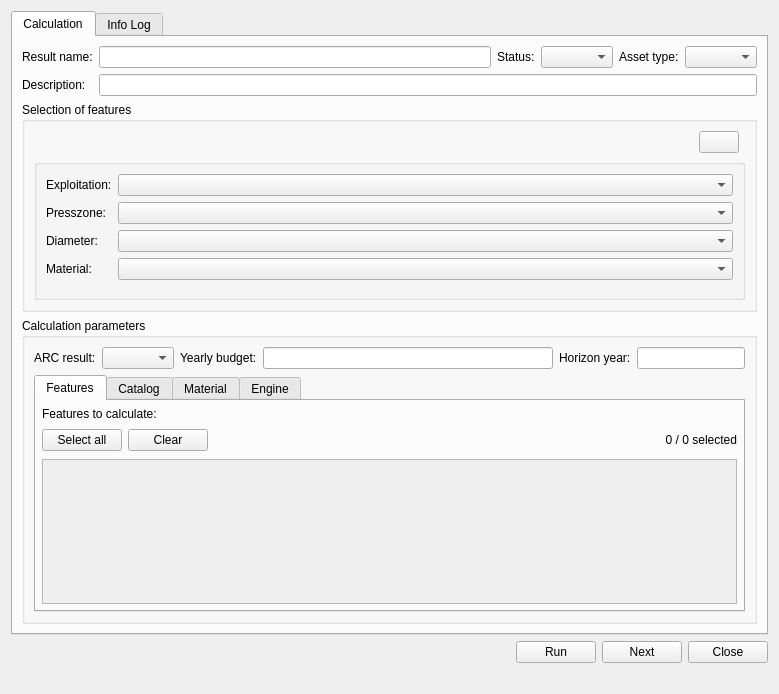
<?xml version="1.0" encoding="UTF-8"?>
<ui version="4.0">
 <class>dlg_priority</class>
 <widget class="QDialog" name="dlg_priority">
  <property name="geometry">
   <rect>
    <x>0</x>
    <y>0</y>
    <width>779</width>
    <height>694</height>
   </rect>
  </property>
  <property name="windowTitle">
   <string>Priority Calculation</string>
  </property>
  <layout class="QGridLayout" name="gridLayout">
   <item row="6" column="1">
    <widget class="QLabel" name="lbl_timer">
     <property name="text">
      <string/>
     </property>
    </widget>
   </item>
   <item row="1" column="1" colspan="2">
    <widget class="QTabWidget" name="mainTab">
     <property name="currentIndex">
      <number>0</number>
     </property>
     <widget class="QWidget" name="tab_calc">
      <attribute name="title">
       <string>Calculation</string>
      </attribute>
      <layout class="QGridLayout" name="gridLayout_6">
       <item row="0" column="0">
        <layout class="QGridLayout" name="gridLayout_5">
         <item row="0" column="1">
          <widget class="QLineEdit" name="txt_result_id"/>
         </item>
         <item row="0" column="0">
          <widget class="QLabel" name="lbl_result_id">
           <property name="sizePolicy">
            <sizepolicy hsizetype="Fixed" vsizetype="Fixed">
             <horstretch>0</horstretch>
             <verstretch>0</verstretch>
            </sizepolicy>
           </property>
           <property name="text">
            <string>Result name:</string>
           </property>
          </widget>
         </item>
         <item row="0" column="2">
          <widget class="QLabel" name="lbl_status">
           <property name="text">
            <string>Status:</string>
           </property>
          </widget>
         </item>
         <item row="1" column="0">
          <widget class="QLabel" name="lbl_descript">
           <property name="sizePolicy">
            <sizepolicy hsizetype="Fixed" vsizetype="Preferred">
             <horstretch>0</horstretch>
             <verstretch>0</verstretch>
            </sizepolicy>
           </property>
           <property name="text">
            <string>Description:</string>
           </property>
          </widget>
         </item>
         <item row="0" column="3">
          <widget class="QComboBox" name="cmb_status"/>
         </item>
         <item row="0" column="4">
          <widget class="QLabel" name="lbl_asset_type">
           <property name="text">
            <string>Asset type:</string>
           </property>
          </widget>
         </item>
         <item row="0" column="5">
          <widget class="QComboBox" name="cmb_asset_type"/>
         </item>
         <item row="1" column="1" colspan="5">
          <widget class="QLineEdit" name="txt_descript">
           <property name="sizePolicy">
            <sizepolicy hsizetype="Expanding" vsizetype="Fixed">
             <horstretch>0</horstretch>
             <verstretch>0</verstretch>
            </sizepolicy>
           </property>
          </widget>
         </item>
        </layout>
       </item>
       <item row="2" column="0">
        <widget class="QGroupBox" name="grb_global">
         <property name="sizePolicy">
          <sizepolicy hsizetype="Preferred" vsizetype="Expanding">
           <horstretch>0</horstretch>
           <verstretch>0</verstretch>
          </sizepolicy>
         </property>
         <property name="title">
          <string>Calculation parameters</string>
         </property>
         <layout class="QGridLayout" name="gridLayout_9">
          <item row="0" column="0">
           <widget class="QLabel" name="lbl_arc_result">
            <property name="text">
             <string>ARC result:</string>
            </property>
           </widget>
          </item>
          <item row="0" column="1">
           <widget class="QComboBox" name="cmb_arc_result">
            <property name="sizePolicy">
             <sizepolicy hsizetype="Preferred" vsizetype="Fixed">
              <horstretch>0</horstretch>
              <verstretch>0</verstretch>
             </sizepolicy>
            </property>
            <property name="maximumSize">
             <size>
              <width>220</width>
              <height>16777215</height>
             </size>
            </property>
           </widget>
          </item>
          <item row="0" column="2">
           <widget class="QLabel" name="lbl_budget">
            <property name="text">
             <string>Yearly budget:</string>
            </property>
           </widget>
          </item>
          <item row="0" column="3">
           <widget class="QLineEdit" name="txt_budget">
            <property name="sizePolicy">
             <sizepolicy hsizetype="Expanding" vsizetype="Fixed">
              <horstretch>1</horstretch>
              <verstretch>0</verstretch>
             </sizepolicy>
            </property>
           </widget>
          </item>
          <item row="0" column="4">
           <widget class="QLabel" name="lbl_year">
            <property name="text">
             <string>Horizon year:</string>
            </property>
           </widget>
          </item>
          <item row="0" column="5">
           <widget class="QLineEdit" name="txt_year"/>
          </item>
          <item row="2" column="0" colspan="6">
           <widget class="QTabWidget" name="tab_widget">
            <property name="sizePolicy">
             <sizepolicy hsizetype="Expanding" vsizetype="Expanding">
              <horstretch>0</horstretch>
              <verstretch>0</verstretch>
             </sizepolicy>
            </property>
            <property name="currentIndex">
             <number>0</number>
            </property>
            <widget class="QWidget" name="tab_features">
             <attribute name="title">
              <string>Features</string>
             </attribute>
             <layout class="QGridLayout" name="gridLayout_features">
              <property name="leftMargin">
               <number>6</number>
              </property>
              <property name="topMargin">
               <number>6</number>
              </property>
              <property name="rightMargin">
               <number>6</number>
              </property>
              <property name="bottomMargin">
               <number>6</number>
              </property>
              <property name="horizontalSpacing">
               <number>6</number>
              </property>
              <property name="verticalSpacing">
               <number>8</number>
              </property>
              <item row="0" column="0" colspan="4">
               <widget class="QLabel" name="lbl_node_types">
                <property name="font">
                 <font>
                  <weight>50</weight>
                  <bold>false</bold>
                 </font>
                </property>
                <property name="text">
                 <string>Features to calculate:</string>
                </property>
               </widget>
              </item>
              <item row="1" column="0">
               <widget class="QPushButton" name="btn_features_select_all">
                <property name="sizePolicy">
                 <sizepolicy hsizetype="Maximum" vsizetype="Fixed">
                  <horstretch>0</horstretch>
                  <verstretch>0</verstretch>
                 </sizepolicy>
                </property>
                <property name="maximumSize">
                 <size>
                  <width>16777215</width>
                  <height>24</height>
                 </size>
                </property>
                <property name="font">
                 <font>
                  <weight>50</weight>
                  <bold>false</bold>
                 </font>
                </property>
                <property name="text">
                 <string>Select all</string>
                </property>
                <property name="autoDefault">
                 <bool>false</bool>
                </property>
                <property name="default">
                 <bool>false</bool>
                </property>
               </widget>
              </item>
              <item row="1" column="1">
               <widget class="QPushButton" name="btn_features_clear">
                <property name="sizePolicy">
                 <sizepolicy hsizetype="Maximum" vsizetype="Fixed">
                  <horstretch>0</horstretch>
                  <verstretch>0</verstretch>
                 </sizepolicy>
                </property>
                <property name="maximumSize">
                 <size>
                  <width>16777215</width>
                  <height>24</height>
                 </size>
                </property>
                <property name="font">
                 <font>
                  <weight>50</weight>
                  <bold>false</bold>
                 </font>
                </property>
                <property name="text">
                 <string>Clear</string>
                </property>
                <property name="autoDefault">
                 <bool>false</bool>
                </property>
                <property name="default">
                 <bool>false</bool>
                </property>
               </widget>
              </item>
              <item row="1" column="2">
               <spacer name="horizontalSpacer_features">
                <property name="orientation">
                 <enum>Qt::Horizontal</enum>
                </property>
                <property name="sizeHint" stdset="0">
                 <size>
                  <width>40</width>
                  <height>10</height>
                 </size>
                </property>
               </spacer>
              </item>
              <item row="1" column="3">
               <widget class="QLabel" name="lbl_features_count">
                <property name="font">
                 <font>
                  <weight>50</weight>
                  <bold>false</bold>
                 </font>
                </property>
                <property name="text">
                 <string>0 / 0 selected</string>
                </property>
                <property name="alignment">
                 <set>Qt::AlignRight|Qt::AlignTrailing|Qt::AlignVCenter</set>
                </property>
               </widget>
              </item>
              <item row="2" column="0" colspan="4">
               <widget class="QScrollArea" name="scroll_node_types">
                <property name="sizePolicy">
                 <sizepolicy hsizetype="Expanding" vsizetype="Expanding">
                  <horstretch>0</horstretch>
                  <verstretch>1</verstretch>
                 </sizepolicy>
                </property>
                <property name="toolTip">
                 <string>Check the node types to include in the calculation</string>
                </property>
                <property name="frameShape">
                 <enum>QFrame::StyledPanel</enum>
                </property>
                <property name="widgetResizable">
                 <bool>true</bool>
                </property>
                <widget class="QWidget" name="wdg_node_types">
                 <property name="geometry">
                  <rect>
                   <x>0</x>
                   <y>0</y>
                   <width>400</width>
                   <height>200</height>
                  </rect>
                 </property>
                 <layout class="QGridLayout" name="lyt_node_types">
                  <property name="leftMargin">
                   <number>8</number>
                  </property>
                  <property name="topMargin">
                   <number>6</number>
                  </property>
                  <property name="rightMargin">
                   <number>8</number>
                  </property>
                  <property name="bottomMargin">
                   <number>6</number>
                  </property>
                  <property name="horizontalSpacing">
                   <number>16</number>
                  </property>
                  <property name="verticalSpacing">
                   <number>4</number>
                  </property>
                 </layout>
                </widget>
               </widget>
              </item>
             </layout>
            </widget>
            <widget class="QWidget" name="tab_catalog">
             <attribute name="title">
              <string>Catalog</string>
             </attribute>
             <layout class="QGridLayout" name="gridLayout_2">
              <item row="0" column="1">
               <widget class="QPushButton" name="btn_add_catalog">
                <property name="text">
                 <string/>
                </property>
               </widget>
              </item>
              <item row="0" column="0">
               <spacer name="horizontalSpacer_3">
                <property name="orientation">
                 <enum>Qt::Horizontal</enum>
                </property>
                <property name="sizeHint" stdset="0">
                 <size>
                  <width>40</width>
                  <height>20</height>
                 </size>
                </property>
               </spacer>
              </item>
              <item row="0" column="2">
               <widget class="QPushButton" name="btn_remove_catalog">
                <property name="text">
                 <string/>
                </property>
               </widget>
              </item>
              <item row="1" column="0" colspan="3">
               <widget class="QTableWidget" name="tbl_catalog"/>
              </item>
             </layout>
            </widget>
            <widget class="QWidget" name="tab_material">
             <attribute name="title">
              <string>Material</string>
             </attribute>
             <layout class="QGridLayout" name="gridLayout_3">
              <item row="0" column="1">
               <widget class="QPushButton" name="btn_add_material">
                <property name="text">
                 <string/>
                </property>
               </widget>
              </item>
              <item row="0" column="2">
               <widget class="QPushButton" name="btn_remove_material">
                <property name="text">
                 <string/>
                </property>
               </widget>
              </item>
              <item row="0" column="0">
               <spacer name="horizontalSpacer_4">
                <property name="orientation">
                 <enum>Qt::Horizontal</enum>
                </property>
                <property name="sizeHint" stdset="0">
                 <size>
                  <width>40</width>
                  <height>20</height>
                 </size>
                </property>
               </spacer>
              </item>
              <item row="1" column="0" colspan="3">
               <widget class="QTableWidget" name="tbl_material"/>
              </item>
             </layout>
            </widget>
            <widget class="QWidget" name="tab_engine">
             <attribute name="title">
              <string>Engine</string>
             </attribute>
             <layout class="QGridLayout" name="gridLayout_13">
              <item row="0" column="0">
               <widget class="QGroupBox" name="grb_engine_1">
                <property name="title">
                 <string>grb_engine_1</string>
                </property>
                <property name="alignment">
                 <set>Qt::AlignLeading|Qt::AlignLeft|Qt::AlignTop</set>
                </property>
                <layout class="QVBoxLayout" name="verticalLayout">
                 <property name="sizeConstraint">
                  <enum>QLayout::SetDefaultConstraint</enum>
                 </property>
                 <item>
                  <layout class="QGridLayout" name="lyt_engine_1"/>
                 </item>
                 <item>
                  <spacer name="verticalSpacer_2">
                   <property name="orientation">
                    <enum>Qt::Vertical</enum>
                   </property>
                   <property name="sizeHint" stdset="0">
                    <size>
                     <width>20</width>
                     <height>40</height>
                    </size>
                   </property>
                  </spacer>
                 </item>
                </layout>
               </widget>
              </item>
              <item row="0" column="1">
               <widget class="QGroupBox" name="grb_engine_2">
                <property name="title">
                 <string>grb_engine_2</string>
                </property>
                <property name="alignment">
                 <set>Qt::AlignLeading|Qt::AlignLeft|Qt::AlignTop</set>
                </property>
                <layout class="QVBoxLayout" name="verticalLayout_2">
                 <item>
                  <layout class="QGridLayout" name="lyt_engine_2"/>
                 </item>
                 <item>
                  <spacer name="verticalSpacer_3">
                   <property name="orientation">
                    <enum>Qt::Vertical</enum>
                   </property>
                   <property name="sizeHint" stdset="0">
                    <size>
                     <width>20</width>
                     <height>40</height>
                    </size>
                   </property>
                  </spacer>
                 </item>
                </layout>
               </widget>
              </item>
             </layout>
            </widget>
           </widget>
          </item>
         </layout>
        </widget>
       </item>
       <item row="1" column="0">
        <widget class="QGroupBox" name="grb_selection">
         <property name="sizePolicy">
          <sizepolicy hsizetype="Preferred" vsizetype="Preferred">
           <horstretch>0</horstretch>
           <verstretch>0</verstretch>
          </sizepolicy>
         </property>
         <property name="title">
          <string>Selection of features</string>
         </property>
         <layout class="QGridLayout" name="gridLayout_8">
          <item row="0" column="1">
           <widget class="QPushButton" name="btn_snapping">
            <property name="toolTip">
             <string>Select features on canvas</string>
            </property>
            <property name="text">
             <string/>
            </property>
           </widget>
          </item>
          <item row="0" column="0">
           <spacer name="horizontalSpacer_2">
            <property name="orientation">
             <enum>Qt::Horizontal</enum>
            </property>
            <property name="sizeHint" stdset="0">
             <size>
              <width>40</width>
              <height>20</height>
             </size>
            </property>
           </spacer>
          </item>
          <item row="1" column="0" colspan="3">
           <widget class="QGroupBox" name="groupBox_3">
            <property name="title">
             <string/>
            </property>
            <layout class="QGridLayout" name="gridLayout_10">
             <item row="3" column="0">
              <widget class="QLabel" name="lbl_dnom">
               <property name="text">
                <string>Diameter:</string>
               </property>
              </widget>
             </item>
             <item row="3" column="1">
              <widget class="QComboBox" name="cmb_dnom">
               <property name="sizePolicy">
                <sizepolicy hsizetype="Expanding" vsizetype="Preferred">
                 <horstretch>0</horstretch>
                 <verstretch>0</verstretch>
                </sizepolicy>
               </property>
              </widget>
             </item>
             <item row="1" column="1">
              <widget class="QComboBox" name="cmb_expl_selection"/>
             </item>
             <item row="7" column="0" colspan="2">
              <spacer name="verticalSpacer">
               <property name="orientation">
                <enum>Qt::Vertical</enum>
               </property>
               <property name="sizeHint" stdset="0">
                <size>
                 <width>20</width>
                 <height>40</height>
                </size>
               </property>
              </spacer>
             </item>
             <item row="4" column="0">
              <widget class="QLabel" name="lbl_material">
               <property name="text">
                <string>Material:</string>
               </property>
              </widget>
             </item>
             <item row="1" column="0">
              <widget class="QLabel" name="lbl_expl_selection">
               <property name="text">
                <string>Exploitation:</string>
               </property>
              </widget>
             </item>
             <item row="4" column="1">
              <widget class="QComboBox" name="cmb_material"/>
             </item>
             <item row="2" column="0">
              <widget class="QLabel" name="lbl_presszone">
               <property name="text">
                <string>Presszone:</string>
               </property>
              </widget>
             </item>
             <item row="2" column="1">
              <widget class="QComboBox" name="cmb_presszone"/>
             </item>
            </layout>
           </widget>
          </item>
         </layout>
        </widget>
       </item>
      </layout>
     </widget>
     <widget class="QWidget" name="tab_infolog">
      <attribute name="title">
       <string>Info Log</string>
      </attribute>
      <layout class="QGridLayout" name="gridLayout_7">
       <item row="1" column="0">
        <widget class="QProgressBar" name="progressBar">
         <property name="value">
          <number>0</number>
         </property>
        </widget>
       </item>
       <item row="0" column="0">
        <layout class="QGridLayout" name="gridLayout_11">
         <item row="0" column="0" colspan="2">
          <widget class="QTextEdit" name="tab_log_txt_infolog">
           <property name="font">
            <font>
             <family>Courier New</family>
             <pointsize>10</pointsize>
            </font>
           </property>
           <property name="readOnly">
            <bool>true</bool>
           </property>
          </widget>
         </item>
         <item row="1" column="0" colspan="2">
          <widget class="QPushButton" name="btn_save2file">
           <property name="enabled">
            <bool>false</bool>
           </property>
           <property name="text">
            <string>Save results to an Excel file...</string>
           </property>
          </widget>
         </item>
        </layout>
       </item>
      </layout>
     </widget>
    </widget>
   </item>
   <item row="5" column="1" colspan="2">
    <layout class="QGridLayout" name="lyt_buttons">
     <property name="topMargin">
      <number>0</number>
     </property>
     <item row="0" column="1">
      <widget class="QPushButton" name="btn_accept">
       <property name="text">
        <string>Run</string>
       </property>
      </widget>
     </item>
     <item row="0" column="2">
      <widget class="QPushButton" name="btn_again">
       <property name="text">
        <string>Next</string>
       </property>
      </widget>
     </item>
     <item row="0" column="0">
      <spacer name="horizontalSpacer">
       <property name="orientation">
        <enum>Qt::Horizontal</enum>
       </property>
       <property name="sizeHint" stdset="0">
        <size>
         <width>40</width>
         <height>20</height>
        </size>
       </property>
      </spacer>
     </item>
     <item row="0" column="3">
      <widget class="QPushButton" name="btn_close">
       <property name="text">
        <string>Close</string>
       </property>
      </widget>
     </item>
    </layout>
   </item>
  </layout>
 </widget>
 <tabstops>
  <tabstop>txt_result_id</tabstop>
  <tabstop>cmb_status</tabstop>
  <tabstop>cmb_asset_type</tabstop>
  <tabstop>txt_descript</tabstop>
  <tabstop>btn_snapping</tabstop>
  <tabstop>cmb_expl_selection</tabstop>
  <tabstop>cmb_presszone</tabstop>
  <tabstop>cmb_dnom</tabstop>
  <tabstop>cmb_material</tabstop>
  <tabstop>txt_budget</tabstop>
  <tabstop>mainTab</tabstop>
  <tabstop>tab_widget</tabstop>
  <tabstop>tab_log_txt_infolog</tabstop>
 </tabstops>
 <resources/>
 <connections/>
</ui>
